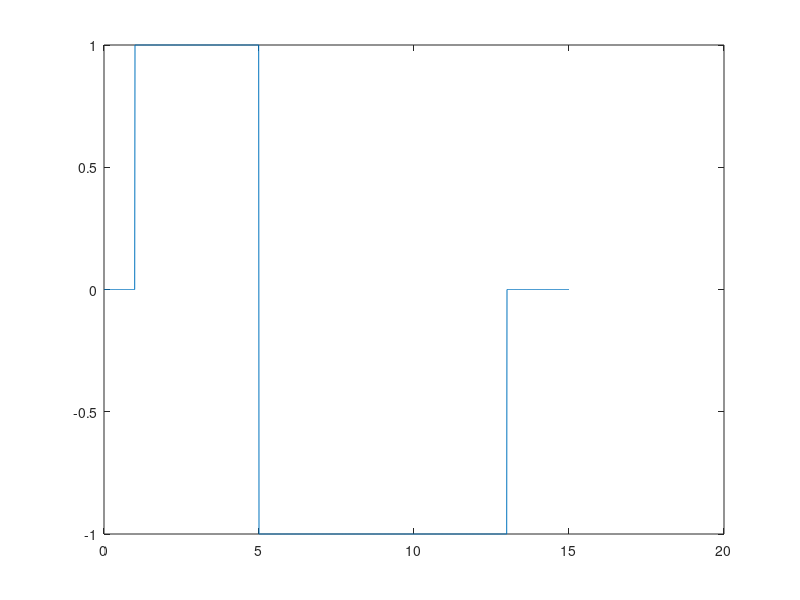

Write MATLAB code to recreate this figure.
clear all
close all
clc

deltaT = 0.01;
t = 0: deltaT : 15;

for n = 1: length(t)
    if t(n)<1
        u(n) = 0;
    elseif t(n) >= 1 & t(n) < 5
        u(n) = 1;
    elseif t(n) >= 5 & t(n) < 13
        u(n) =- 1;
    else
        u(n) = 0;
    end
end

figure(1)
plot(t, u)
